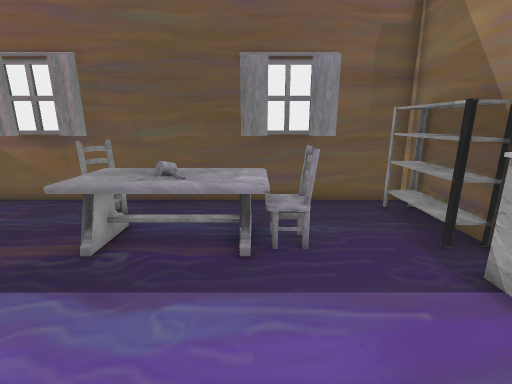
view 1 (above)

16 first-person views from a walk through a 3-D level made in the Unity game engine. The camera is 1.3 m above the floor, tilts 14° down and sees 85° across. The floor is counted in squares, 0.5 m on a side. Each view is taken from the middle of a square. On the plan, view 1 faces up. The plan holds only what a view shows up to about 19 squares ahead; the rest is blank. Some surface patterns are stand-ins.

view 2
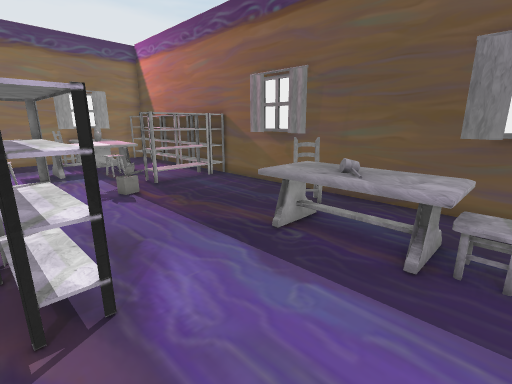

view 3
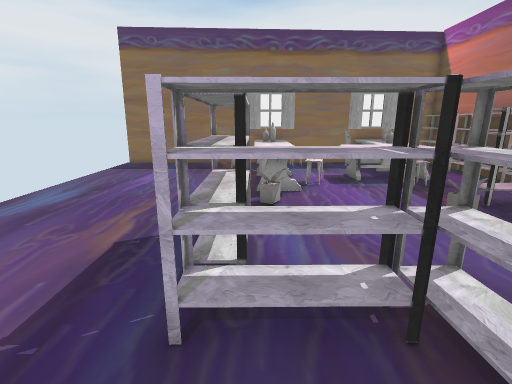

view 4
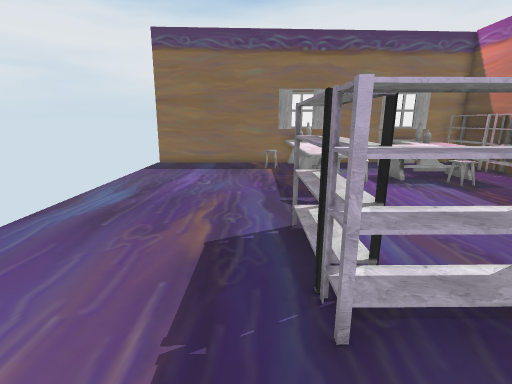

view 5
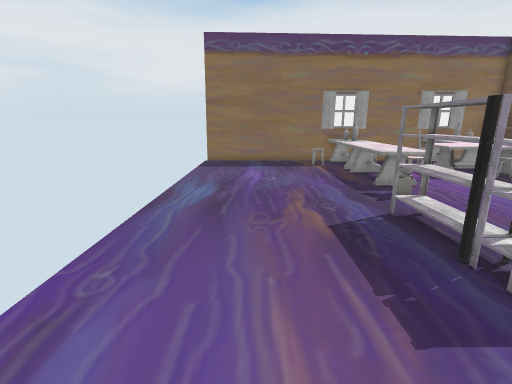

view 6
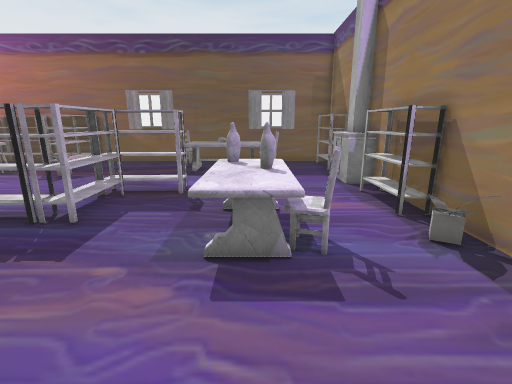

view 7
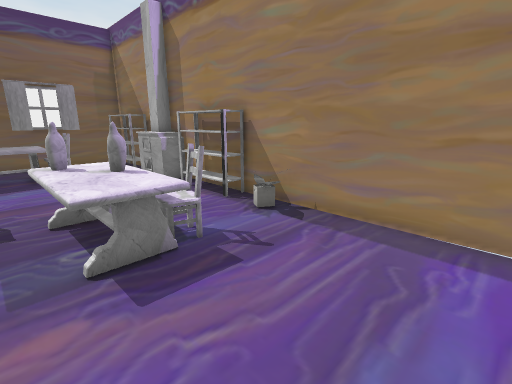

view 8
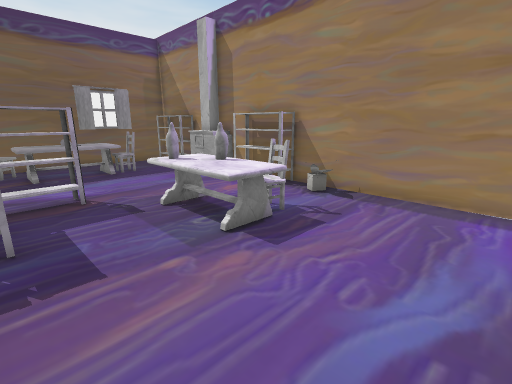

view 9
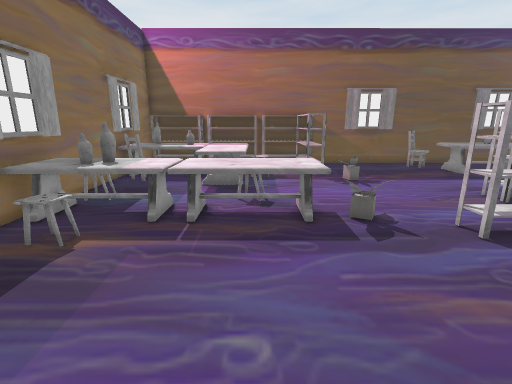

view 10
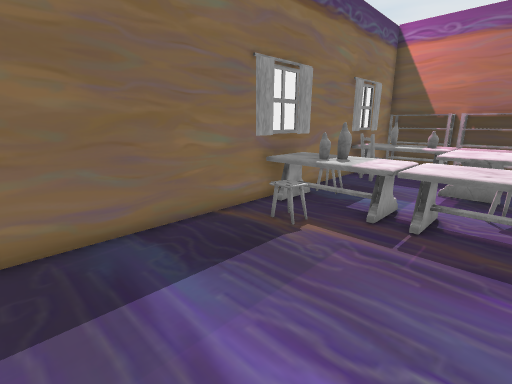

view 11
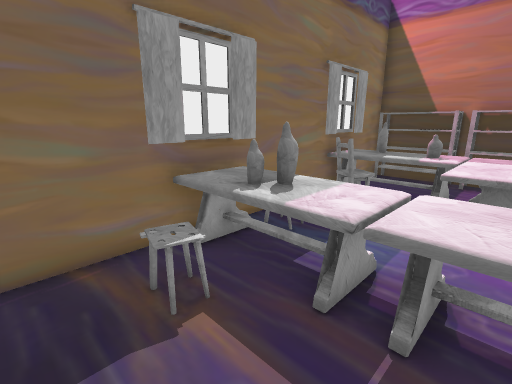

view 12
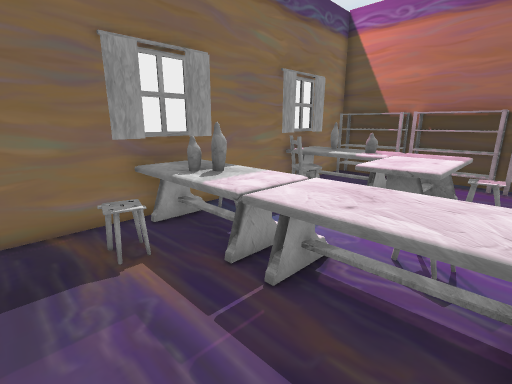

view 13
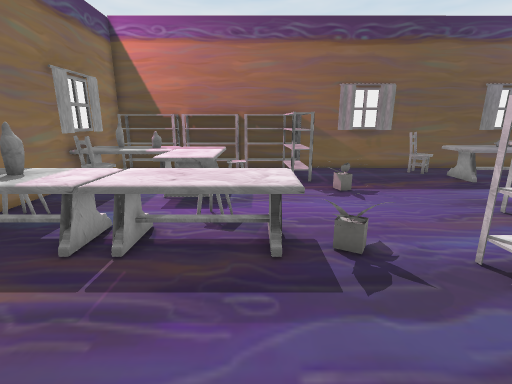

view 14
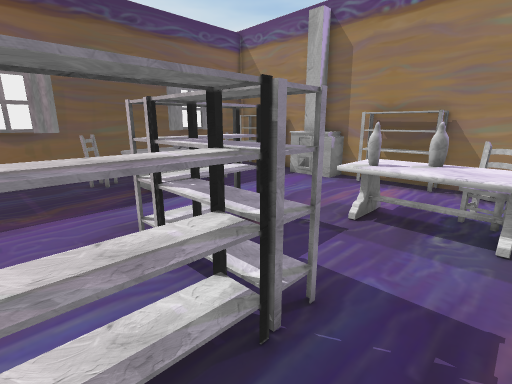

view 15
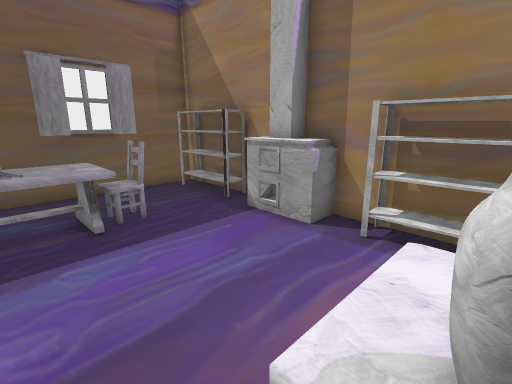

view 16
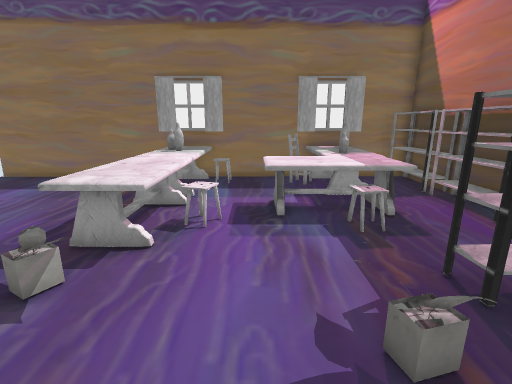

### Floor plan
Key: @ floor where view 1 was taken; # wall or solid block; x gap in a wall; . floor; = window, fence, low wall or low ledge; ^ raised ledge; C chair; T table; H hammer; O other object.
Columns run from 21 left of view 1 to 5 right of it. Each row starts with its distance up from view 1.
  9 #^^^^^^^^^^################
  8 ##.......=^......C.......^^
  7 ##........^......TTTTT...^^
  6 #TOTTTTT..^......TTHTT=..^^
  5 #TTTOTTT.........TTTTT#.. #
  4 #COTTTTT...==............##
  3 #....TTT...=.............#^
  2 #....TT..................^^
  1 #..............#^^^......##
  0 #TTTTTTTTT.....^^^^..@...^^
 -1 #TOOTTTTTT=#...^^...TTT..^^
 -2 #TTTTTTTTT==.^^^^...OTT..^^
 -3 # ..........^^^^^...TOT.. #
 -4 # ..................TTTC.=#
 -5  #..................TTT.. #
 -6  #........................#
 -7  #........................#
 -8  #........................#
 -9  #........................#
-10  #........................x

Positions as (right, up) in squares from view 1, and headings:
1: (0, 0), facing up
2: (1, 0), facing up-left
3: (-2, -2), facing left
4: (-2, -4), facing left
5: (-1, -7), facing left
6: (0, -10), facing up
7: (-2, -10), facing up-right
8: (-5, -10), facing up-right
9: (-14, -9), facing up
10: (-14, -9), facing up-left
11: (-15, -5), facing up-left
12: (-13, -5), facing up-left
13: (-13, -7), facing up
14: (-8, -5), facing up-right
15: (-2, -2), facing up-right
16: (-7, 2), facing left
